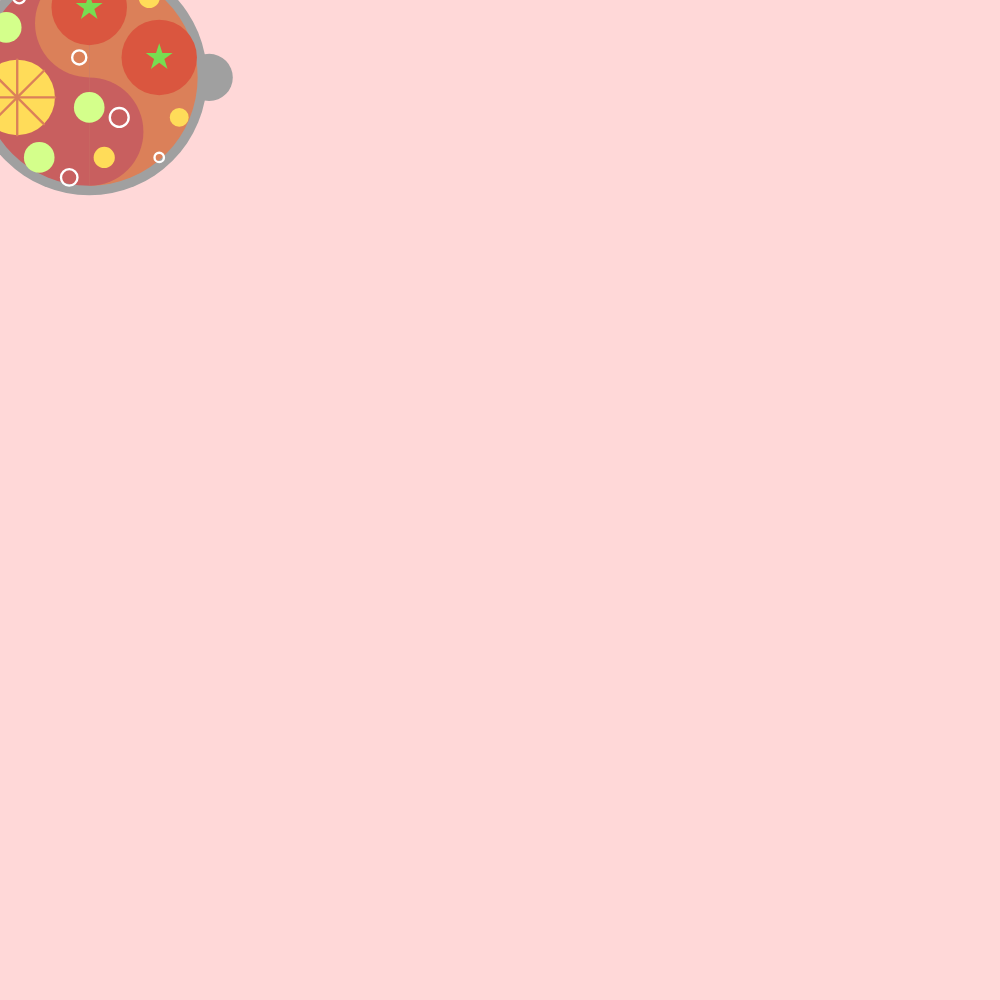
Frame 1 (no input)
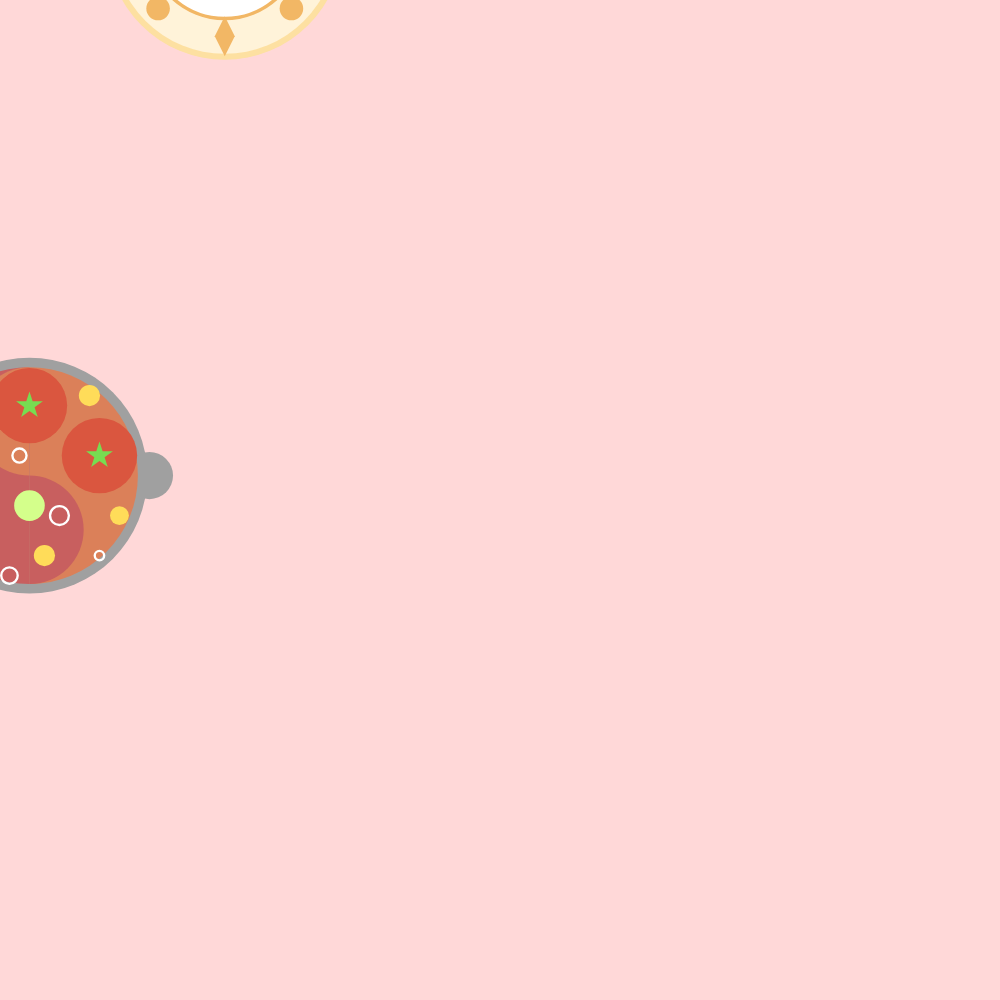
Frame 60 (no input)
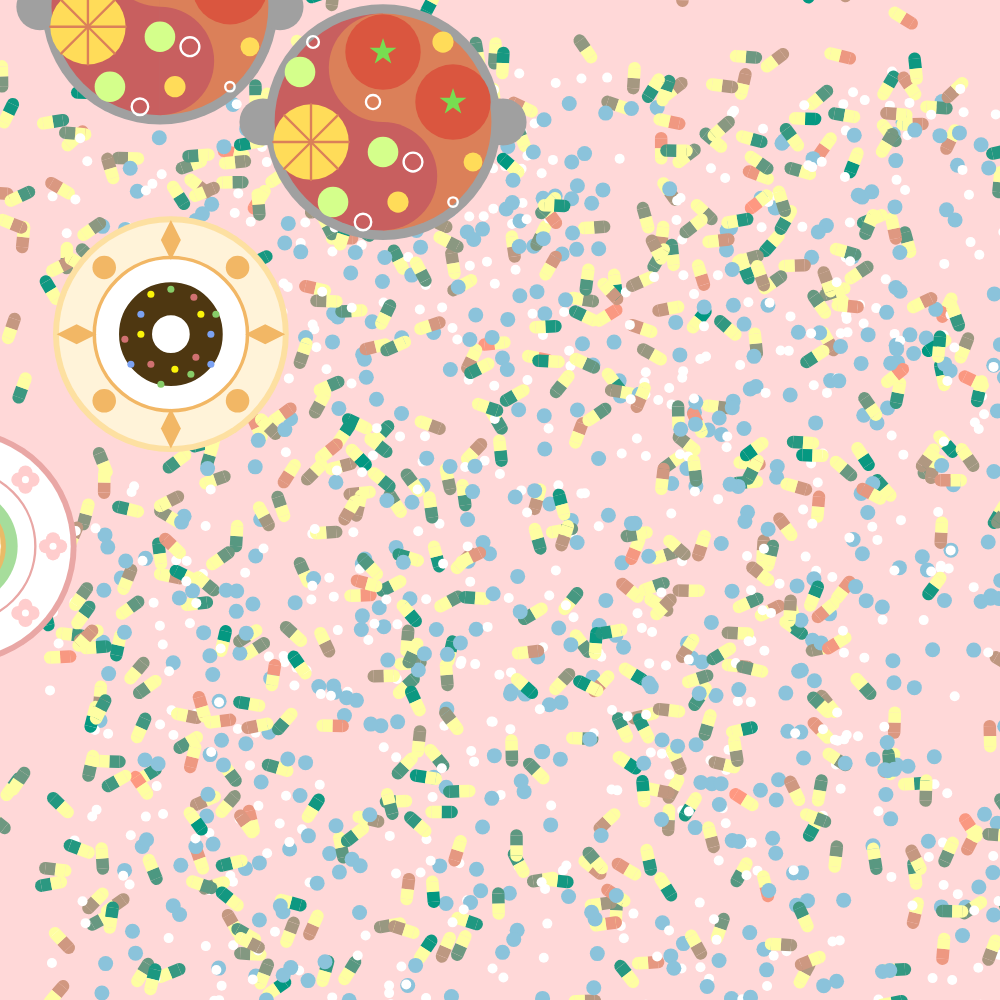
Frame 120 (the mouse pressed at the canvas centre since frame 60)

The p5.js sketch that drew these frames (run headless with seeded random() and noise() and a simulated clock; from frame 60 on, the mouse is pressed at the canvas centre):

// p5.js sketch
// ── sketch.js

// create void array to store the status and position of each element
let capsules = [];
plates = [];
foods = [];

let lasttime = 0;

function setup() {
  createCanvas(windowWidth, windowHeight);
  // Set rectMode to CENTER to facilitate subsequent drawing
  rectMode(CENTER);
  // noLoop();
 
}
//Function to adjust the canvas size when the window is resized
function windowResized() {
  let side = min(windowWidth, windowHeight);
  resizeCanvas(side, side);
}

function draw() {
  //Get the smaller dimension of windowWidth and windowHeight
  let side = min(windowWidth, windowHeight);
  // Resize canvas to make it a square
  resizeCanvas(side, side);
  // Set the background color
  background(255, 216, 216);

 // Plate dimensions and position settings
  let PlateRatio = sqrt(2)/6; // Ratio for the plate size
  let initPoint = sqrt(2)/4 * PlateRatio // Initial position of the plate
  let PlateDiameter = PlateRatio * side; // Diameter of the plate based on the side of the canvas
  let moveSpeed = 1/120; // Speed at which the plates move
  let timer = millis(); // Get the current time in milliseconds
  console.log(timer); 
  // When the timer exceeds a certain value and the plate count is less than 35, add a new plate
  if (timer>600*plates.length && plates.length<35){
    addElement(initPoint, initPoint, Math.floor(random(1,8)));
  }


  // The section dealing with the "medication" part

  // Loop to control the number of pills
  if (millis()-lasttime>1000){
    lasttime = millis();
    capsules = [];
    for (let i = 0; i < 0.6 * side; i++) {
      let x = random(0, 1); // Random x position
      let y = random(0, 1); // Random y position

      // Define colors for the capsules and pills
      let color1 = color(random(255), 152, 129); // Capsule top color
      let color2 = color(254, 254, 162); // Capsule bottom color
      let color3 = color(139, 195, 219); // Pill color
      let color4 = color(255); // Secondary pill color

    // Generate a random angle for the capsules
      let angle = random(TWO_PI);

      capsules.push({x:x, y:y, c1:color1, c2:color2, c3:color3, c4:color4, angle, angle})
    }
  }

    for (let i = 0; i < capsules.length; i++) {
      capsule = capsules[i]
    // Draw capsules and pills
    // Capsule drawing
      drawCapsule(capsule.x, capsule.y, 0.25 * side, side, capsule.c1, capsule.c2, capsule.angle);

      //Pill drawing (can add more variations in size and color here)
      fill(capsule.c3);
      noStroke();
      circle((capsule.x + 0.1) * side, (capsule.y + 0.1) * side, 0.015 * side)

      fill(capsule.c4);
      circle((capsule.x +  0.05) * side, (capsule.y + 0.07) * side, 0.01 * side)

  }

  // Loop to draw each plate
  for (let i = 0; i < plates.length; i++) {
    let plate = plates[i];
    // Initialize drawing style for plates
    noFill();
    noStroke();
    // Determine plate drawing based on its type
    plate.x = plate.x + moveSpeed * sin(PI / 4); // Move plate along x-axis
    plate.y = plate.y - moveSpeed * cos(PI / 4); // Move plate along y-axis
    // Reset plate position when it goes off the canvas
    if (plate.y <= 0 - PlateRatio / 2) {
      plate.y = plate.x + sqrt(2) * PlateRatio;
      plate.x = 0 - PlateRatio / 2;
      if (plate.y >= 2) {
        plate.x = plate.y = -sqrt(2) / 4 * PlateRatio;
      }
    }
    switch (plate.type) {
      case 1:
        drawPinkPlate(plate.x, plate.y, PlateDiameter, side)
        break;
      case 2:
        drawYellowPlate(plate.x, plate.y, PlateDiameter, side)
        break;
      case 3:
        drawPurplePlate(plate.x, plate.y, PlateDiameter, side)
        break;
      case 4:
        drawBluePlate(plate.x, plate.y, PlateDiameter, side)
        break;
      case 5:
        drawGreenPlate(plate.x, plate.y, PlateDiameter, side)
        break;
      case 6:
        drawHotpot(plate.x, plate.y, PlateRatio, side)
        break;
      case 7:
        drawRainbowPlate(plate.x, plate.y, PlateDiameter, side)
        break;
    }
  }

  // Loop to draw each food item
  for (let i = 0; i < foods.length; i++) {
    let food = foods[i];
    // Initialize drawing style for food
    noFill();
    noStroke();
    // Determine food drawing based on its type
    food.x = food.x + moveSpeed * sin(PI / 4);
    food.y = food.y - moveSpeed * cos(PI / 4);
    if (food.y <= 0 - PlateRatio / 2) {
      food.y = food.x + sqrt(2) * PlateRatio;
      food.x = 0 - PlateRatio / 2;
      if (food.y >= 2) {
        food.x = food.y = -sqrt(2) / 4 * PlateRatio;
      }
    }
    switch (food.type) {
      case 1:
        drawSushi(food.x, food.y, PlateDiameter, side)
        break;
      case 2:
        drawCurry(food.x, food.y, PlateDiameter, side)
        break;
      case 3:
        drawPudding(food.x, food.y, PlateDiameter, side)
        break;
      case 4:
        drawLightDonut(food.x, food.y, PlateDiameter, side)
        break;
      case 5:
        drawBurger(food.x, food.y, PlateDiameter, side)
        break;
      case 6:
        drawSushi(food.x, food.y, PlateDiameter, side)
        break;
      case 7:
        drawLimeCake(food.x, food.y, PlateDiameter, side)
        break;
      case 8:
        drawToast(food.x, food.y, PlateDiameter, side)
        break;
      case 9:
        drawDarkDonut(food.x, food.y, PlateDiameter, side)
        break;
      case 10:
        drawPizza(food.x, food.y, PlateDiameter, side)
        break;
      case 11:
        drawLimeCake(food.x, food.y, PlateDiameter, side)
        break;
    }
  }
}

function addElement(x, y, type){
  plates.push({ x: x, y: y, type: type });
  if (type != 6) {
    foods.push({ x: x, y: y, type: Math.floor(random(1, 12)) });
  }
}


// Function to draw capsule
function drawCapsule(x, y, r, side, color1, color2, angle) {
  // Save the current coordinate system state
  push();
  // Move to the center of the capsule and rotate the coordinate system
  translate(x * side, y * side);
  rotate(angle);

  drawSemiCircle(0, -0.04 * side, 0.05 * r, PI / 2, color1)
  rect(0, -0.04 * side - 0.02 * r, 0.05 * r, 0.04 * r)
  drawSemiCircle(0, -0.04 * side - 0.08 * r, 0.05 * r, 3 * PI / 2, color2)
  rect(0, -0.04 * side - 0.06 * r, 0.05 * r, 0.04 * r)
  // Restore the original coordinate system state
  pop();
}

// Function to draw plates
  // Function to draw a pink plate
function drawPinkPlate(x, y, r, side) {

    // function to draw pink flower pattern 
  function drawPinkFlower(x, y, PlateDiameter) {
    noStroke();
    fill(255, 205, 205);
    rect(x, y, 0.06 * PlateDiameter, 0.12 * PlateDiameter, 10);
    rect(x, y, 0.12 * PlateDiameter, 0.06 * PlateDiameter, 10);
    fill(255);
    circle(x, y, 0.03 * PlateDiameter);
  }

    // Plate body
  noStroke();
  fill(233, 167, 165);
  circle(x * side, y * side, r);

  fill(255);
  circle(x * side, y * side, 0.95 * r);

  stroke(233, 167, 165);
  strokeWeight(0.01 * r);
  noFill();
  circle(x * side, y * side, 0.65 * r);

    // Draw 8 flowers around the center
  for (let i = 0; i < 8; i++) {
      let angle = TWO_PI * i / 8; // Each flower is spaced by 1/8 of a circle
      let px = (x * side) + (0.4 * r) * cos(angle); // Calculate flower's x-coordinate
      let py = (y * side) + (0.4 * r) * sin(angle); // Calculate flower's y-coordinate
      drawPinkFlower(px, py, r); // Draw the flower
  }

}
  // Function to draw a yellow plate
function drawYellowPlate(x, y, r, side) {

    // Yellow plate body
  noStroke();
  fill(253, 224, 161);
  circle(x * side, y * side, r);

  fill(255, 243, 217);
  circle(x * side, y * side, 0.95 * r);

  stroke(242, 183, 101);
  strokeWeight(0.015 * r);
  fill(255);
  circle(x * side, y * side, 0.65 * r);

    // Circular flower pattern
  fill(242, 183, 101)
  noStroke();
  for (let i = 0; i < 4; i++) {
      let angle = (TWO_PI * i / 4) + ((PI / 4)); // Each circle is spaced 1/4 of a circle, starting from 4/PI
      let yx = (x * side) + (0.4 * r) * cos(angle); // Calculate flower's x-coordinate
      let yy = (y * side) + (0.4 * r) * sin(angle); // Calculate flower's y-coordinate
    circle(yx, yy, 0.1 * r);
  }

    // Rhombus pattern
  drawRhombus(x * side + r * 0.4, y * side, 0.04 * side, 0.02 * side, 0, color(242, 183, 101));
  drawRhombus(x * side - r * 0.4, y * side, 0.04 * side, 0.02 * side, 0, color(242, 183, 101));
  drawRhombus(x * side, y * side - r * 0.4, 0.02 * side, 0.04 * side, 0, color(242, 183, 101));
  drawRhombus(x * side, y * side + r * 0.4, 0.02 * side, 0.04 * side, 0, color(242, 183, 101));
}
  // Function to draw a green plate
function drawGreenPlate(x, y, r, side) {
    // Green plate body
  noStroke();
  fill(193, 217, 170);
  circle(x * side, y * side, r);

  noFill();
  stroke(227, 246, 203);
  strokeWeight(0.02 * r);
  circle(x * side, y * side, 0.85 * r);

  fill(255);
  stroke(227, 246, 203);
  strokeWeight(0.015 * r);
  circle(x * side, y * side, 0.70 * r);

      // Call the leaf pattern function and draw leaves at different positions
  for (let i = 0; i < 4; i++) {
        let angle = TWO_PI * i / 4; // Each leaf is spaced by 1/4 of a circle
        let gx = (x * side) + (0.43 * r) * cos(angle); // Calculate leaf's x-coordinate
        let gy = (y * side) + (0.43 * r) * sin(angle); // Calculate leaf's y-coordinate
        drawLeafPattern(gx, gy, r); // Draw the leaf pattern
  }

      // Leaf pattern function
  function drawLeafPattern(centerX, centerY, PlateDiameter) {
        fill(227, 246, 203); // Fixed leaf color
    noStroke();

        let width = 0.13 * PlateDiameter;  // Fixed leaf width
        let height = 0.05 * PlateDiameter; // Fixed leaf height

      // Calculate the coordinates of two ellipses
      let x1 = centerX - 0.015 * PlateDiameter; // First ellipse's x-coordinate
      let x2 = centerX + 0.023 * PlateDiameter; // Second ellipse's x-coordinate
      let y1 = centerY - 0.005 * PlateDiameter; // First ellipse's y-coordinate
      let y2 = centerY + 0.005 * PlateDiameter; // Second ellipse's y-coordinate

      // Draw two rotated ellipses for leaves
      drawRotatedEllipse(x1, y1, width, height, PI / 4); // First leaf
      drawRotatedEllipse(x2, y2, width, height, PI / 1.6); // Second leaf
  }
}
  // Function to draw a blue plate
function drawBluePlate(x, y, r, side) {
  noStroke();
  fill(170, 211, 215);
  circle(x * side, y * side, r);

  fill(220, 243, 254);
  circle(x * side, y * side, 0.95 * r);

  noFill();
  stroke(139, 195, 219);
  strokeWeight(0.02 * r);
  circle(x * side, y * side, 0.75 * r);

  fill(255);
  stroke(170, 211, 215);
  strokeWeight(0.015 * r);
  circle(x * side, y * side, 0.65 * r);
}
  // Function to draw a purple plate
function drawPurplePlate(x, y, r, side) {
    // Purple plate
  noStroke();
  fill(230, 216, 241);
  circle(x * side, y * side, r);

  fill(247, 236, 255);
  circle(x * side, y * side, 0.82 * r);

  fill(255);
  stroke(218, 192, 242);
  strokeWeight(0.015 * r);
  circle(x * side, y * side, 0.63 * r);

    // Draw 4 flowers around the center
  for (let i = 0; i < 4; i++) {
      let angle = TWO_PI * i / 4; // Each flower is spaced by 1/4 of the circle
      let px = (x * side) + (0.4 * r) * cos(angle); // Calculate the x coordinate of the flower
      let py = (y * side) + (0.4 * r) * sin(angle); // Calculate the y coordinate of the flower
      drawPurpleFlower(px, py); // Draw the flower
  }

    // Function to draw purple flower pattern
  function drawPurpleFlower(px, py) {
    //   let side = min(windowWidth, windowHeight);
    //   let PlateRadius = 0.265 * side;
    noStroke();
    fill(218, 192, 242);
    rect(px, py, 0.06 * r, 0.12 * r);
    rect(px, py, 0.12 * r, 0.06 * r,);
    fill(247, 236, 255);
    rect(px, py, 0.03 * r, 0.03 * r,);
  }
}

  // Function to draw a rainbow plate
function drawRainbowPlate(x, y, r, side) {

  noStroke();
  fill(170, 211, 215);
  circle(x * side, y * side, r);

  fill(220, 243, 254);
  circle(x * side, y * side, 0.95 * r);

  noFill();
  stroke(255, 205, 205);
  strokeWeight(0.03 * r);
  circle(x * side, y * side, 0.85 * r);

  fill(255);
  stroke(253, 224, 161);
  strokeWeight(0.03 * r);
  circle(x * side, y * side, 0.725 * r);
}
  // Function to draw a Hotpot
function drawHotpot(x, y, r, side) {
    // Multiply the ratio by side to get specific pixel coordinates
  x *= side;
  y *= side;
  r *= side;

    // Silver pot
  noStroke();
  fill(160);
  circle(x, y, r);
  circle(x - 0.12 * side, y, 0.2 * r);
  circle(x + 0.12 * side, y, 0.2 * r);

    // Hotpot soup
  drawSemiCircle(x, y, 0.92 * r, 0, color(219, 128, 89));
  drawSemiCircle(x, y, 0.92 * r, PI, color(200, 95, 95));
  drawSemiCircle(x, y - 0.23 * r, 0.46 * r, PI, color(219, 128, 89));
  drawSemiCircle(x, y + 0.23 * r, 0.46 * r, 0, color(200, 95, 95));

    // Tomato
  fill(218, 86, 63);
  circle(x, y - 0.07 * side, 0.32 * r);
  drawStar(x, y - 0.07 * side, 0.06 * r, color(119, 221, 81));
  fill(218, 86, 63);
  circle(x + 0.07 * side, y - 0.02 * side, 0.32 * r);
  drawStar(x + 0.07 * side, y - 0.02 * side, 0.06 * r, color(119, 221, 81));

    // Orange
  fill(255, 220, 89);
  circle(x - 0.072 * side, y + 0.02 * side, 0.32 * r);
  stroke(219, 128, 89);
  strokeWeight(0.01 * r);
  for (let i = 0; i < 8; i++) {
    let angle = i * (PI / 4);
    let lineX = x - 0.072 * side + 0.16 * r * cos(angle);
    let lineY = y + 0.02 * side + 0.16 * r * sin(angle);
    line(x - 0.072 * side, y + 0.02 * side, lineX, lineY);
  }


  // 黄瓜
  noStroke();
  fill(212, 255, 139);
  circle(x - 0.083 * side, y - 0.05 * side, 0.13 * r);
  circle(x - 0.05 * side, y + 0.08 * side, 0.13 * r);
  circle(x, y + 0.03 * side, 0.13 * r);

  // 黄色丸子
  fill(255, 220, 89);
  circle(x + 0.015 * side, y + 0.08 * side, 0.09 * r);
  circle(x + 0.06 * side, y - 0.08 * side, 0.09 * r);
  circle(x + 0.09 * side, y + 0.04 * side, 0.08 * r);

  // 气泡
  noFill();
  stroke(255);
  strokeWeight(0.01 * r);
  circle(x + 0.03 * side, y + 0.04 * side, 0.08 * r);
  circle(x - 0.01 * side, y - 0.02 * side, 0.06 * r);
  circle(x - 0.07 * side, y - 0.08 * side, 0.05 * r);
  circle(x - 0.02 * side, y + 0.1 * side, 0.07 * r);
  circle(x + 0.07 * side, y + 0.08 * side, 0.04 * r);
}

// Function to draw the food
  // Function to draw the lime cake
function drawLimeCake(x, y, r, side) {
  // Cake part
  fill(255, 245, 221);  // Cake color
  stroke(251, 234, 189); // Cake border color
  strokeWeight(0.015 * r); // Border thickness
  square(x * side, y * side, 0.33 * r); // Draw the square cake

  // Lime part
  // Dark green large circles
  fill(141, 180, 97);  // Dark green circle color
  noStroke();  // No border for circles
  circle(x * side - 0.012 * side, y * side - 0.012 * side, 0.09 * r); // Draw the lime circle
  circle(x * side + 0.012 * side, y * side + 0.012 * side, 0.09 * r); // Draw the lime circle
  circle(x * side + 0.012 * side, y * side - 0.012 * side, 0.09 * r); // Draw the lime circle

  // Light green large circles
  fill(191, 221, 158); // Light green circle color
  circle(x * side - 0.012 * side, y * side + 0.012 * side, 0.09 * r); // Draw the lime circle
  circle(x * side + 0.012 * side, y * side - 0.012 * side, 0.09 * r); // Draw the lime circle

  // Light green small circles
  circle(x * side - 0.011 * side, y * side - 0.013 * side, 0.08 * r); // Draw the small lime circle
  circle(x * side + 0.013 * side, y * side + 0.011 * side, 0.08 * r); // Draw the small lime circle

  // Dark green small circles
  fill(141, 180, 97); // Dark green circle color
  circle(x * side + 0.013 * side, y * side - 0.013 * side, 0.08 * r); // Draw the small lime circle
  circle(x * side - 0.011 * side, y * side + 0.011 * side, 0.08 * r); // Draw the small lime circle

  // Lines to add decoration on the lime cake
  fill(251, 234, 189); // Line color
  noStroke(); // No border for lines
  drawRotatedRectangle(x * side + 0.015 * side, y * side - 0.031 * side, 0.04 * r, 0.015 * r, -PI / 3); // Draw rotated line
  drawRotatedRectangle(x * side - 0.025 * side, y * side - 0.031 * side, 0.04 * r, 0.015 * r, -PI / 4); // Draw rotated line
  drawRotatedRectangle(x * side - 0.023 * side, y * side + 0.031 * side, 0.04 * r, 0.015 * r, PI / 3); // Draw rotated line
  drawRotatedRectangle(x * side + 0.03 * side, y * side + 0.030 * side, 0.04 * r, 0.015 * r, PI / 2); // Draw rotated line
  drawRotatedRectangle(x * side - 0.03 * side, y * side, 0.04 * r, 0.015 * r, PI / 3); // Draw rotated line
  drawRotatedRectangle(x * side + 0.03 * side, y * side - 0.01 * side, 0.04 * r, 0.015 * r, PI / 3); // Draw rotated line
  drawRotatedRectangle(x * side, y * side + 0.03 * side, 0.04 * r, 0.015 * r, -PI / 3); // Draw rotated line
}
  // Function to draw sushi
function drawSushi(x, y, r, side) {
  // Seaweed rice balls
  fill(255);  // White color for rice
  stroke(60); // Light grey border for rice
  strokeWeight(0.013 * r); // Border thickness
  circle(x * side - 0.027 * side, y * side - 0.027 * side, 0.2 * r);
  circle(x * side + 0.027 * side, y * side + 0.027 * side, 0.2 * r);
  circle(x * side + 0.027 * side, y * side - 0.027 * side, 0.2 * r);
  circle(x * side - 0.027 * side, y * side + 0.027 * side, 0.2 * r);
  circle(x * side - 0.027 * side, y * side + 0.027 * side, 0.2 * r);

  // Red topping
  noStroke();
  fill(230, 132, 105); // Red color for the topping
  circle(x * side - 0.027 * side, y * side - 0.027 * side, 0.09 * r);
  circle(x * side + 0.027 * side, y * side + 0.027 * side, 0.09 * r);
  circle(x * side + 0.027 * side, y * side - 0.027 * side, 0.09 * r);
  circle(x * side - 0.027 * side, y * side + 0.027 * side, 0.09 * r);
  circle(x * side - 0.027 * side, y * side + 0.027 * side, 0.09 * r);

  // Dark green topping
  fill(110, 192, 77); // Dark green color for the topping
  circle(x * side - 0.038 * side, y * side - 0.022 * side, 0.045 * r);
  circle(x * side + 0.038 * side, y * side + 0.022 * side, 0.045 * r);
  circle(x * side + 0.038 * side, y * side - 0.022 * side, 0.045 * r);
  circle(x * side - 0.038 * side, y * side + 0.022 * side, 0.045 * r);

  // Yellow topping
  fill(255, 243, 77); // Yellow color for the topping
  circle(x * side - 0.033 * side, y * side - 0.039 * side, 0.045 * r);
  circle(x * side + 0.033 * side, y * side + 0.039 * side, 0.045 * r);
  circle(x * side + 0.033 * side, y * side - 0.039 * side, 0.045 * r);
  circle(x * side - 0.033 * side, y * side + 0.039 * side, 0.045 * r);

  // Light green topping
  fill(200, 241, 135); // Light green color for the topping
  circle(x * side - 0.039 * side, y * side - 0.032 * side, 0.045 * r);
  circle(x * side + 0.039 * side, y * side + 0.032 * side, 0.045 * r);
  circle(x * side + 0.039 * side, y * side - 0.032 * side, 0.045 * r);
  circle(x * side - 0.039 * side, y * side + 0.032 * side, 0.045 * r);
}
  // Function to draw pudding
function drawPudding(x, y, r, side) {
  // Left side of the pudding
  fill(255, 231, 159); // Light yellow color for the pudding
  noStroke();
  circle(x * side - 0.027 * side, y * side, 0.34 * r);
  fill(146, 86, 60); // Dark brown for the bottom layer of pudding
  stroke(71, 32, 16); // Dark brown border
  strokeWeight(0.004 * r); // Border thickness
  circle(x * side - 0.027 * side, y * side, 0.19 * r);
  drawRhombus(x * side - 0.027 * side, y * side, 0.1 * r, 0.1 * r, 0, color(71, 32, 16));
  fill(255); // Set text color to white
  textSize(0.015 * r); // Set text size
  text("Pudding", x * side - 0.034 * side, y * side);

  // Right side spoon
  fill(170, 170, 170); // Gray color for the spoon
  ellipse(x * side + 0.039 * side, y * side - 0.04 * side, 0.08 * r, 0.13 * r);
  rect(x * side + 0.039 * side, y * side, 0.02 * r, 0.4 * r);
}
  // Function to draw a dark donut
function drawDarkDonut(x, y, r, side) {
  // Donut body
  stroke(78, 55, 17); // Dark brown color for the border
  strokeWeight(0.14 * r); // Border thickness
  noFill();
  circle(x * side, y * side, 0.3 * r);

  // Blue frosting
  fill(124, 162, 242); // Light blue for frosting
  noStroke();
  circle(x * side + 0.04 * side, y * side, 0.03 * r);
  circle(x * side - 0.04 * side, y * side + 0.03 * side, 0.03 * r);
  circle(x * side - 0.03 * side, y * side - 0.02 * side, 0.03 * r);
  circle(x * side + 0.04 * side, y * side + 0.03 * side, 0.03 * r);

  // Yellow frosting
  fill(252, 244, 9); // Yellow for frosting
  noStroke();
  circle(x * side - 0.03 * side, y * side, 0.03 * r);
  circle(x * side + 0.03 * side, y * side - 0.02 * side, 0.03 * r);
  circle(x * side - 0.02 * side, y * side - 0.04 * side, 0.03 * r);
  circle(x * side + 0.004 * side, y * side + 0.035 * side, 0.03 * r);

  // Green frosting
  fill(135, 204, 104); // Green for frosting
  noStroke();
  circle(x * side, y * side - 0.045 * side, 0.03 * r);
  circle(x * side + 0.045 * side, y * side - 0.02 * side, 0.03 * r);
  circle(x * side + 0.02 * side, y * side + 0.04 * side, 0.03 * r);
  circle(x * side - 0.01 * side, y * side + 0.05 * side, 0.03 * r);

  // Red frosting
  fill(208, 113, 113); // Red for frosting
  noStroke();
  circle(x * side - 0.046 * side, y * side + 0.005 * side, 0.03 * r);
  circle(x * side - 0.02 * side, y * side + 0.03 * side, 0.03 * r);
  circle(x * side + 0.025 * side, y * side + 0.023 * side, 0.03 * r);
  circle(x * side + 0.023 * side, y * side - 0.037 * side, 0.03 * r);
}
  // Function to draw a light-colored donut
function drawLightDonut(x, y, r, side) {

  // Drawing the main body of the donut
  stroke(230, 165, 59);  // Set stroke color to light yellow
  strokeWeight(0.14 * r);  // Set stroke weight based on radius
  noFill();  // No fill color for the circles
  circle(x * side + 0.004 * side, y * side, 0.3 * r);  // Draw the first outer circle
  stroke(251, 209, 141);  // Set stroke color to a lighter yellow
  circle(x * side, y * side, 0.3 * r);  // Draw the second inner circle

  // Drawing the blue frosting
  fill(124, 162, 242);  // Set fill color to blue
  noStroke();  // No stroke for the frosting
  circle(x * side + 0.04 * side, y * side, 0.04 * r);  // Draw blue frosting at position 1
  circle(x * side - 0.04 * side, y * side + 0.03 * side, 0.04 * r);  // Draw blue frosting at position 2
  circle(x * side - 0.03 * side, y * side - 0.02 * side, 0.04 * r);  // Draw blue frosting at position 3
  circle(x * side + 0.04 * side, y * side + 0.03 * side, 0.04 * r);  // Draw blue frosting at position 4

  // Drawing the yellow frosting
  fill(252, 244, 9);  // Set fill color to yellow
  noStroke();  // No stroke for the frosting
  circle(x * side - 0.03 * side, y * side, 0.04 * r);  // Draw yellow frosting at position 1
  circle(x * side + 0.03 * side, y * side - 0.02 * side, 0.04 * r);  // Draw yellow frosting at position 2
  circle(x * side - 0.02 * side, y * side - 0.04 * side, 0.04 * r);  // Draw yellow frosting at position 3
  circle(x * side + 0.004 * side, y * side + 0.035 * side, 0.04 * r);  // Draw yellow frosting at position 4

  // Drawing the green frosting
  fill(135, 204, 104);  // Set fill color to green
  noStroke();  // No stroke for the frosting
  circle(x * side, y * side - 0.045 * side, 0.04 * r);  // Draw green frosting at position 1
  circle(x * side + 0.045 * side, y * side - 0.02 * side, 0.04 * r);  // Draw green frosting at position 2
  circle(x * side + 0.02 * side, y * side + 0.04 * side, 0.04 * r);  // Draw green frosting at position 3
  circle(x * side - 0.01 * side, y * side + 0.05 * side, 0.04 * r);  // Draw green frosting at position 4

  // Drawing the red frosting
  fill(208, 113, 113);  // Set fill color to red
  noStroke();  // No stroke for the frosting
  circle(x * side - 0.046 * side, y * side + 0.005 * side, 0.04 * r);  // Draw red frosting at position 1
  circle(x * side - 0.02 * side, y * side + 0.03 * side, 0.04 * r);  // Draw red frosting at position 2
  circle(x * side + 0.025 * side, y * side + 0.023 * side, 0.04 * r);  // Draw red frosting at position 3
  circle(x * side + 0.023 * side, y * side - 0.037 * side, 0.04 * r);  // Draw red frosting at position 4
}

  // Function to draw a burger
function drawBurger(x, y, r, side) {
  // Drawing the main body of the burger

  // Drawing the lettuce (green)
  noStroke();  // No stroke for the lettuce
  fill(166, 221, 155);  // Set fill color to lettuce green
  circle(x * side, y * side, 0.5 * r);  // Draw lettuce layer

  // Drawing the bun (top and bottom)
  stroke(233, 187, 104);  // Set stroke color to a light brown
  strokeWeight(0.02 * r);  // Set stroke weight based on radius
  fill(252, 217, 150);  // Set fill color to light bun color
  circle(x * side, y * side, 0.38 * r);  // Draw the top bun

  // Drawing sesame seeds on the bun
  noStroke();  // No stroke for the sesame seeds
  fill(255);  // Set fill color to white for sesame seeds
  ellipse(x * side + 0.04 * side, y * side, 0.016 * r, 0.03 * r);  // Draw sesame seed 1
  ellipse(x * side - 0.02 * side, y * side + 0.03 * side, 0.016 * r, 0.03 * r);  // Draw sesame seed 2
  ellipse(x * side - 0.03 * side, y * side - 0.02 * side, 0.016 * r, 0.03 * r);  // Draw sesame seed 3
  ellipse(x * side + 0.02 * side, y * side + 0.03 * side, 0.016 * r, 0.03 * r);  // Draw sesame seed 4
  ellipse(x * side, y * side + 0.01 * side, 0.016 * r, 0.03 * r);  // Draw sesame seed 5
  ellipse(x * side + 0.02 * side, y * side, 0.016 * r, 0.03 * r);  // Draw sesame seed 6
  ellipse(x * side + 0.01 * side, y * side + 0.02 * side, 0.016 * r, 0.03 * r);  // Draw sesame seed 7
  ellipse(x * side - 0.005 * side, y * side + 0.04 * side, 0.016 * r, 0.03 * r);  // Draw sesame seed 8
  ellipse(x * side - 0.003 * side, y * side - 0.02 * side, 0.016 * r, 0.03 * r);  // Draw sesame seed 9
  ellipse(x * side + 0.01 * side, y * side - 0.03 * side, 0.016 * r, 0.03 * r);  // Draw sesame seed 10
  ellipse(x * side + 0.005 * side, y * side - 0.01 * side, 0.016 * r, 0.03 * r);  // Draw sesame seed 11
  ellipse(x * side + 0.02 * side, y * side - 0.017 * side, 0.016 * r, 0.03 * r);  // Draw sesame seed 12
  ellipse(x * side - 0.02 * side, y * side, 0.016 * r, 0.03 * r);  // Draw sesame seed 13
  ellipse(x * side - 0.04 * side, y * side + 0.01 * side, 0.016 * r, 0.03 * r);  // Draw sesame seed 14
  ellipse(x * side - 0.015 * side, y * side - 0.035 * side, 0.016 * r, 0.03 * r);  // Draw sesame seed 15
  ellipse(x * side + 0.03 * side, y * side - 0.027 * side, 0.016 * r, 0.03 * r);  // Draw sesame seed 16
  ellipse(x * side + 0.035 * side, y * side + 0.02 * side, 0.016 * r, 0.03 * r);  // Draw sesame seed 17
}
  // Function to draw a pizza
function drawPizza(x, y, r, side) {
  // Drawing the main body of the pizza
  noStroke();  // Disable outline
  fill(248, 185, 103);  // Color for the pizza crust
  circle(x * side, y * side, 0.66 * r);  // Draw outer circle
  fill(255, 238, 194);  // Color for the pizza base
  circle(x * side, y * side, 0.57 * r);  // Draw inner circle (pizza base)

  // Draw sausage toppings
  fill(190, 67, 67);  // Color for sausage
  noStroke();  // Disable outline
  circle(x * side + 0.05 * side, y * side, 0.09 * r);
  circle(x * side + 0.04 * side, y * side - 0.04 * side, 0.09 * r);
  circle(x * side, y * side - 0.06 * side, 0.09 * r);
  circle(x * side - 0.04 * side, y * side - 0.04 * side, 0.09 * r);
  circle(x * side - 0.045 * side, y * side + 0.04 * side, 0.09 * r);
  circle(x * side + 0.04 * side, y * side + 0.04 * side, 0.09 * r);
  circle(x * side - 0.003 * side, y * side - 0.01 * side, 0.09 * r);
  circle(x * side - 0.058 * side, y * side, 0.09 * r);
  circle(x * side, y * side + 0.03 * side, 0.09 * r);
  circle(x * side, y * side + 0.063 * side, 0.09 * r);
  circle(x * side - 0.03 * side, y * side + 0.015 * side, 0.09 * r);
  // Draw mushroom toppings
  fill(114, 89, 89);  // Color for mushrooms
  circle(x * side - 0.03 * side, y * side - 0.01 * side, 0.05 * r);
  circle(x * side + 0.02 * side, y * side - 0.01 * side, 0.05 * r);
  circle(x * side - 0.022 * side, y * side + 0.04 * side, 0.05 * r);
  circle(x * side - 0.062 * side, y * side + 0.025 * side, 0.05 * r);
  circle(x * side, y * side + 0.01 * side, 0.05 * r);
  circle(x * side - 0.01 * side, y * side - 0.035 * side, 0.05 * r);
  circle(x * side - 0.025 * side, y * side - 0.06 * side, 0.05 * r);
  circle(x * side - 0.025 * side, y * side + 0.06 * side, 0.05 * r);
  circle(x * side - 0.06 * side, y * side - 0.025 * side, 0.05 * r);
  circle(x * side + 0.025 * side, y * side + 0.02 * side, 0.05 * r);
  circle(x * side + 0.055 * side, y * side + 0.025 * side, 0.05 * r);
  circle(x * side + 0.05 * side, y * side - 0.02 * side, 0.05 * r);
  circle(x * side + 0.015 * side, y * side - 0.03 * side, 0.05 * r);
  circle(x * side + 0.015 * side, y * side + 0.045 * side, 0.05 * r);
  circle(x * side + 0.023 * side, y * side - 0.05 * side, 0.05 * r);
  circle(x * side + 0.03 * side, y * side + 0.06 * side, 0.05 * r);
  // Draw green onions (using rhombus shape)
  drawRhombus(x * side - 0.04 * side, y * side - 0.02 * side, 0.03 * r, 0.07 * r, PI / 4, color(182, 215, 136))
  drawRhombus(x * side - 0.05 * side, y * side + 0.02 * side, 0.03 * r, 0.07 * r, -PI / 4, color(182, 215, 136))
  drawRhombus(x * side + 0.015 * side, y * side + 0.008 * side, 0.03 * r, 0.07 * r, PI / 4, color(182, 215, 136))
  drawRhombus(x * side + 0.03 * side, y * side + 0.008 * side, 0.03 * r, 0.07 * r, -PI / 3, color(182, 215, 136))
  drawRhombus(x * side + 0.01 * side, y * side - 0.042 * side, 0.03 * r, 0.07 * r, PI / 2.5, color(182, 215, 136))
  drawRhombus(x * side + 0.03 * side, y * side - 0.06 * side, 0.03 * r, 0.07 * r, -PI / 2.5, color(182, 215, 136))
  drawRhombus(x * side - 0.017 * side, y * side - 0.02 * side, 0.03 * r, 0.07 * r, PI / 8, color(182, 215, 136))
  drawRhombus(x * side - 0.014 * side, y * side + 0.05 * side, 0.03 * r, 0.07 * r, PI / 8, color(182, 215, 136))
  drawRhombus(x * side - 0.017 * side, y * side + 0.025 * side, 0.03 * r, 0.07 * r, PI / 8, color(182, 215, 136))
  drawRhombus(x * side - 0.015 * side, y * side + 0.005 * side, 0.03 * r, 0.07 * r, -PI / 4, color(182, 215, 136))
  drawRhombus(x * side + 0.068 * side, y * side + 0.005 * side, 0.03 * r, 0.07 * r, PI / 7, color(182, 215, 136))
  drawRhombus(x * side + 0.065 * side, y * side - 0.02 * side, 0.03 * r, 0.07 * r, -PI / 6, color(182, 215, 136))
  drawRhombus(x * side + 0.03 * side, y * side - 0.02 * side, 0.03 * r, 0.07 * r, -PI / 6, color(182, 215, 136))
  drawRhombus(x * side - 0.02 * side, y * side - 0.045 * side, 0.03 * r, 0.07 * r, PI / 6, color(182, 215, 136))
  drawRhombus(x * side + 0.017 * side, y * side + 0.03 * side, 0.03 * r, 0.07 * r, -PI / 6, color(182, 215, 136))
  drawRhombus(x * side + 0.018 * side, y * side + 0.065 * side, 0.03 * r, 0.07 * r, PI, color(182, 215, 136))
  drawRhombus(x * side + 0.06 * side, y * side + 0.038 * side, 0.03 * r, 0.07 * r, PI / 5, color(182, 215, 136))
}
  // Function to draw curry
function drawCurry(x, y, r, side) {
    // Define points for drawing mayonnaise
  let Mpoints = [
    { x: x * side - 0.06 * side, y: y * side - 0.02 * side },
    { x: x * side - 0.01 * side, y: y * side + 0.056 * side },
    { x: x * side - 0.03 * side, y: y * side - 0.045 * side },
    { x: x * side + 0.02 * side, y: y * side + 0.05 * side },
    { x: x * side + 0.01 * side, y: y * side - 0.05 * side },
    { x: x * side + 0.05 * side, y: y * side + 0.035 * side },
  ];
    /// Draw curry main part
  noStroke();
  fill(242, 183, 101);
  circle(x * side, y * side, 0.65 * r);
  fill(173, 72, 35);
  circle(x * side, y * side, 0.5 * r);
    // draw mayonnaise
  drawPolyline(Mpoints, 0.004 * side, color(255, 240, 211));
}
  // Function to draw a toast with a fried egg
function drawToast(x, y, r, side) {
    // Draw toast slice
  noStroke();
  fill(179, 133, 92)
  ellipse(x * side, y * side - 0.04 * side, 0.45 * r, 0.2 * r);
  rect(x * side, y * side + 0.02 * side, 0.1 * side, 0.09 * side)
  fill(255, 225, 144)
  ellipse(x * side, y * side - 0.04 * side, 0.4 * r, 0.17 * r);
  rect(x * side, y * side + 0.015 * side, 0.09 * side, 0.09 * side)
    // Draw fried egg
  fill(255);
  circle(x * side, y * side + 0.01 * side, 0.28 * r);
  fill(255, 213, 97);
  circle(x * side + 0.012 * side, y * side + 0.01 * side + 0.01 * side, 0.12 * r);
    // Draw chopped green onions
  fill(158, 204, 129);
  noStroke();
    // Draw rotated green onion slices
  drawRotatedRectangle(x * side + 0.015 * side, y * side - 0.031 * side, 0.03 * r, 0.015 * r, -PI / 3)
  drawRotatedRectangle(x * side - 0.025 * side, y * side - 0.031 * side, 0.03 * r, 0.015 * r, -PI / 4)
  drawRotatedRectangle(x * side - 0.023 * side, y * side + 0.031 * side, 0.03 * r, 0.015 * r, PI / 3)
  drawRotatedRectangle(x * side + 0.03 * side, y * side + 0.030 * side, 0.03 * r, 0.015 * r, PI / 2)
  drawRotatedRectangle(x * side - 0.03 * side, y * side, 0.03 * r, 0.015 * r, PI / 3)
  drawRotatedRectangle(x * side + 0.03 * side, y * side - 0.01 * side, 0.03 * r, 0.015 * r, PI / 3)
  drawRotatedRectangle(x * side, y * side + 0.03 * side, 0.03 * r, 0.015 * r, -PI / 3)
}




//绘制形状的函数
  // Function to draw a rotated ellipse
function drawRotatedEllipse(cx, cy, w, h, angle) {
  push();               // Save the current coordinate system
  translate(cx, cy);    // Move the origin to the center of the ellipse
  rotate(angle);        // Rotate the coordinate system by the given angle
  ellipse(0, 0, w, h);  // Draw the ellipse in the rotated coordinate system
  pop();                // Restore the previous coordinate system
}
  // Function to draw a rhombus (diamond shape)
function drawRhombus(cx, cy, width, height, angle, fillColor) {
  let side = min(windowWidth, windowHeight);
    
    // Calculate the four vertices of the rhombus
  let halfWidth = width / 2;
  let halfHeight = height / 2;

    // Coordinates of the vertices
  let x1 = cx;
    let y1 = cy - halfHeight; // Top vertex

    let x2 = cx + halfWidth; // Right vertex
  let y2 = cy;

  let x3 = cx;
    let y3 = cy + halfHeight; // Bottom vertex

    let x4 = cx - halfWidth; // Left vertex
  let y4 = cy;

    // Rotate the coordinates
  let points = [
    createVector(x1, y1),
    createVector(x2, y2),
    createVector(x3, y3),
    createVector(x4, y4),
  ];

    // Apply rotation to each vertex
  for (let p of points) {
    let xOffset = p.x - cx;
    let yOffset = p.y - cy;

      // Rotate each point's coordinates around the center
    p.x = cx + xOffset * cos(angle) - yOffset * sin(angle);
    p.y = cy + xOffset * sin(angle) + yOffset * cos(angle);
  }

    // Draw the rhombus shape
    noStroke(); // No border for the shape
    fill(fillColor); // Set the fill color for the rhombus
  beginShape();
  for (let p of points) {
      vertex(p.x, p.y); // Add each rotated vertex to the shape
  }
    endShape(CLOSE); // Close the shape
}
  // Function to draw a star
function drawStar(centerX, centerY, d, fillColor) {
    fill(fillColor); // Set the fill color for the star
    noStroke();      // No border for the star

    // Calculate the 10 points of the star
    let outerRadius = d; // Radius of the outer points
    let innerRadius = d * 0.382; // Radius of the inner points (approximately 38.2% of outer radius)

  beginShape();

  for (let i = 0; i < 10; i++) {
      // Alternate between outer and inner points for the star's shape
    let radius = i % 2 === 0 ? outerRadius : innerRadius;
      
      // Calculate the angle for each point
      let angle = PI / 2 + (TWO_PI * i) / 10; // Start from the top and move clockwise

      // Calculate the coordinates for each vertex
    let x = centerX + radius * cos(angle);
      let y = centerY - radius * sin(angle); // Use negative sin for correct Y-axis orientation

      vertex(x, y); // Add the vertex to the star shape
  }

    endShape(CLOSE); // Close the shape, completing the star
}
  // Function to draw a semi-circle
function drawSemiCircle(centerX, centerY, straightEdgeLength, angle, fillColor) {
    // Calculate the radius of the semi-circle from the straight edge length
  let radius = straightEdgeLength / 2;

    // Set the fill color for the semi-circle
  fill(fillColor);
  noStroke();

    // Apply the transformation matrix to rotate the shape
    push(); // Save the current coordinate system
    translate(centerX, centerY); // Move the origin to the center of the semi-circle
    rotate(angle); // Rotate the coordinate system by the specified angle

    // Draw the semi-circle (arc) starting from the right side
    arc(0, 0, straightEdgeLength, straightEdgeLength, -PI / 2, PI / 2, PIE); 

    pop(); // Restore the previous coordinate system
}
  // Function to draw a rotated rectangle
function drawRotatedRectangle(x, y, w, h, angle) {
      // Save the current coordinate system's state
  push();

      // Move the origin to the center of the rectangle
  translate(x, y);

      // Apply the rotation by the specified angle
  rotate(angle);

      // Draw the rectangle
  rect(0, 0, w, h);

      // Restore the original coordinate system state
  pop();
}
  // Function to draw a polyline (multiple connected lines)
function drawPolyline(points, weight, color) {
    if (points.length < 2) return; // If there are fewer than 2 points, a polyline cannot be drawn

    stroke(color); // Set the stroke color using the passed color parameter
    strokeWeight(weight); // Set the line width using the passed weight parameter
    noFill(); // Do not fill the polyline with color
    beginShape(); // Start drawing the polyline
  for (let i = 0; i < points.length; i++) {
      vertex(points[i].x, points[i].y); // Add each point as a vertex to the polyline
    }
    endShape(); // Finish the polyline drawing
  }
